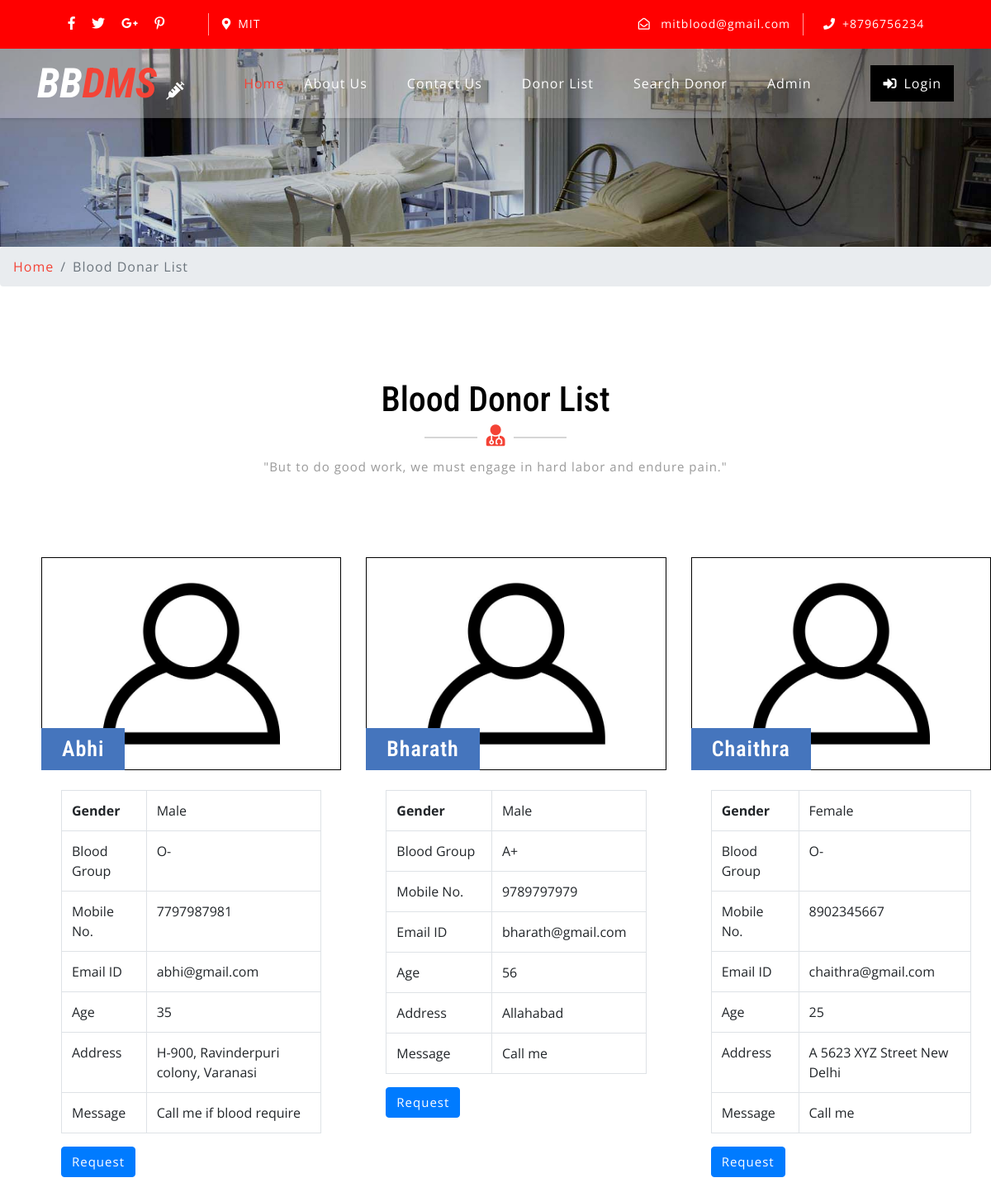
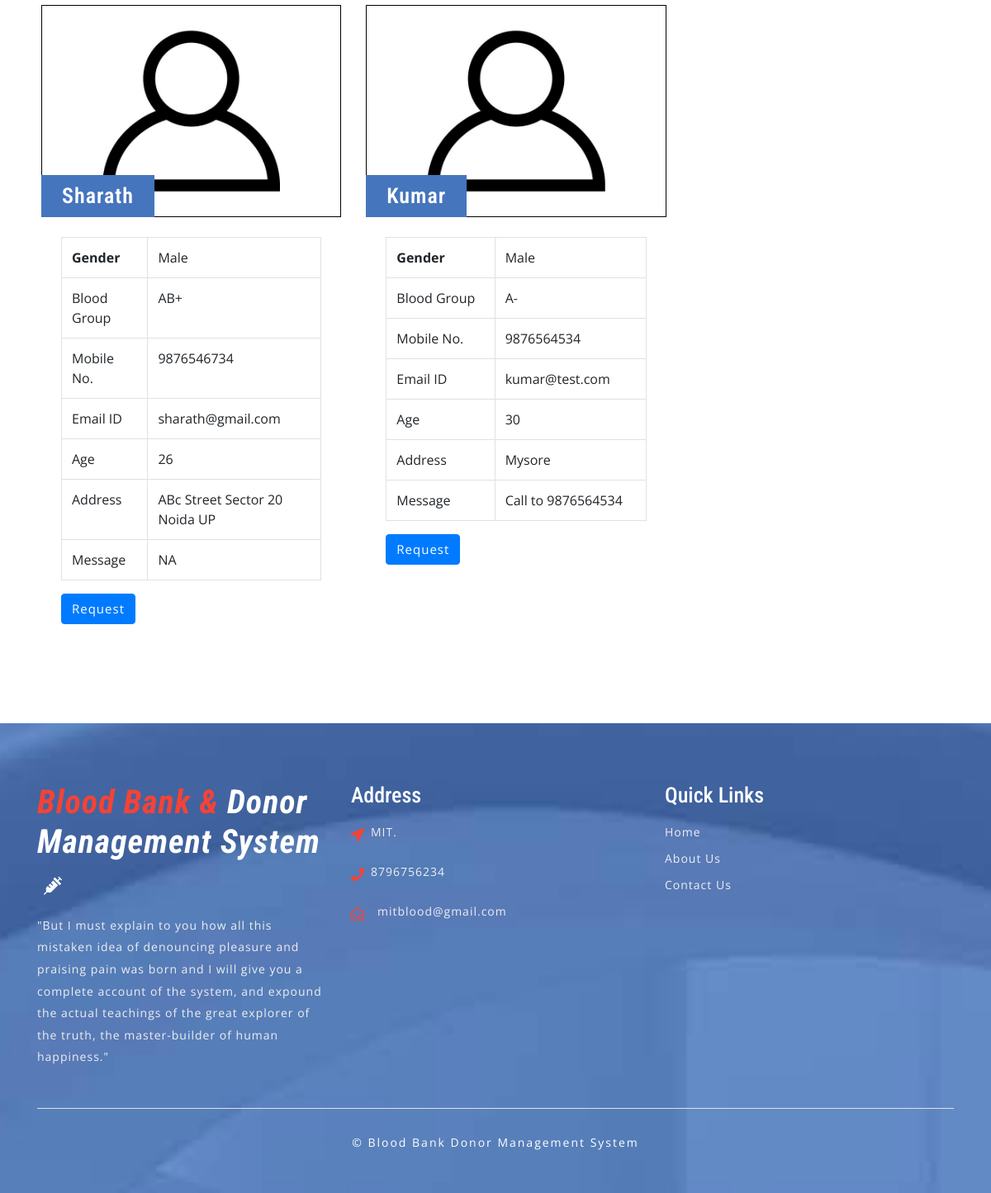
The app's page /bbdms/donor-list.php with its own data (2 pictures, top to bottom).
### tables this page shows
CREATE TABLE `tblcontactusinfo` (
  `id` int(11) NOT NULL,
  `Address` tinytext DEFAULT NULL,
  `EmailId` varchar(255) DEFAULT NULL,
  `ContactNo` char(11) DEFAULT NULL
);

CREATE TABLE `tblblooddonars` (
  `id` int(11) NOT NULL,
  `FullName` varchar(100) DEFAULT NULL,
  `MobileNumber` char(11) DEFAULT NULL,
  `EmailId` varchar(100) DEFAULT NULL,
  `Gender` varchar(20) DEFAULT NULL,
  `Age` int(11) DEFAULT NULL,
  `BloodGroup` varchar(20) DEFAULT NULL,
  `Address` varchar(255) DEFAULT NULL,
  `Message` mediumtext DEFAULT NULL,
  `PostingDate` timestamp NOT NULL DEFAULT current_timestamp(),
  `status` int(1) DEFAULT NULL,
  `Password` varchar(250) DEFAULT NULL
);

### bbdms/donor-list.php (the view, shortened to what this page needs)
<?php
include('includes/config.php');
?>
<!DOCTYPE html>
<html lang="zxx">
<head>
	<link rel="stylesheet" href="css/bootstrap.css">
	<link rel="stylesheet" href="css/style.css" type="text/css" media="all" />
	<link rel="stylesheet" href="css/fontawesome-all.css">
</head>
<body>
	<?php include('includes/header.php');?>
	<div class="inner-banner-w3ls">
	</div>
	<div class="breadcrumb-agile">
		<div aria-label="breadcrumb">
			<ol class="breadcrumb">
				<li class="breadcrumb-item">
					<a href="index.php">Home</a>
				</li>
				<li class="breadcrumb-item active" aria-current="page">Blood Donar List</li>
			</ol>
		</div>
	</div>
	<div class="agileits-contact py-5">
		<div class="py-xl-5 py-lg-3">
			<div class="w3ls-titles text-center mb-5">
				<h3 class="title">Blood Donor List</h3>
				<span>
					<i class="fas fa-user-md"></i>
				</span>
				<p class="mt-2">"But to do good work, we must engage in hard labor and endure pain."</p>
			</div>
			<div class="d-flex">
				<div class="row package-grids mt-5" style="padding-left: 50px;">
				<?php
$status=1;
$sql = "SELECT * from tblblooddonars where status=:status";
$query = $dbh -> prepare($sql);
$query->bindParam(':status',$status,PDO::PARAM_STR);
$query->execute();
$results=$query->fetchAll(PDO::FETCH_OBJ);
if($query->rowCount() > 0)
{
foreach($results as $result)
{ ?>
				<div class="col-md-4 pricing">
					<div class="price-top">
							<img src="images/blood-donor.jpg" alt="Blood Donot" style="border:1px #000 solid" class="img-fluid" />
						<h3><?php echo htmlentities($result->FullName);?>
						</h3>
					</div>
					<div class="price-bottom p-4">
<table class="table table-bordered">
    <tbody>
      <tr>
        <th>Gender</th>
        <td><?php echo htmlentities($result->Gender);?></td>
      </tr>
      <tr>
        <td>Blood Group</td>
        <td><?php echo htmlentities($result->BloodGroup);?></td>
      </tr>
      <tr>
        <td>Mobile No.</td>
        <td><?php echo htmlentities($result->MobileNumber);?></td>
      </tr>
         <tr>
        <td>Email ID</td>
        <td><?php echo htmlentities($result->EmailId);?></td>
      </tr>
               <tr>
        <td>Age</td>
        <td><?php echo htmlentities($result->Age);?></td>
      </tr>
        <tr>
        <td>Address</td>
        <td><?php echo htmlentities($result->Address);?></td>
      </tr>
<tr>
        <td>Message</td>
        <td><?php echo htmlentities($result->Message);?></td>
      </tr>
    </tbody>
</table>
<a class="btn btn-primary" style="color:#fff"  href="contact-blood.php?cid=<?php echo $result->id;?>">Request</a>
					</div>
				</div><br>
			<?php }} ?>
			</div>
			</div>
		</div>
	</div>
	<?php include('includes/footer.php');?>
</body>
</html>

### bbdms/includes/header.php (shortened to what this page needs)
    <header>
        <div class="top-bar py-3">
            <div class="container">
                <div class="row">
                    <div class="col-lg-7 top-social-agile">
                        <div class="row">
                            <ul class="col-lg-4 col-6 top-right-info text-center">
                                <li>
                                    <a href="#">
                                        <i class="fab fa-facebook-f"></i>
                                    </a>
                                </li>
                                <li class="mx-3">
                                    <a href="#">
                                        <i class="fab fa-twitter"></i>
                                    </a>
                                </li>
                                <li>
                                    <a href="#">
                                        <i class="fab fa-google-plus-g"></i>
                                    </a>
                                </li>
                                <li class="ml-3">
                                    <a href="#">
                                        <i class="fab fa-pinterest-p"></i>
                                    </a>
                                </li>
                            </ul><?php
$sql = "SELECT * from tblcontactusinfo";
$query = $dbh -> prepare($sql);
$query->execute();
$results=$query->fetchAll(PDO::FETCH_OBJ);
if($query->rowCount() > 0)
{
foreach($results as $result)
{ ?>
                            <div class="col-6 header-top_w3layouts pl-3 text-lg-left text-center">
                                <p class="text-white">
                                    <i class="fas fa-map-marker-alt mr-2"></i><?php  echo $result->Address; ?></p>
                            </div>
                        </div>
                    </div>
                    <div class="col-lg-5 top-social-agile text-lg-right text-center">
                        <div class="row">
                            <div class="col-lg-7 col-6 top-w3layouts">
                                <p class="text-white">
                                    <i class="far fa-envelope-open mr-2"></i>
                                    <a href="mailto:info@example.com" class="text-white"><?php  echo $result->EmailId; ?></a>
                                </p>
                            </div>
                            <div class="col-lg-5 col-6 header-w3layouts pl-4 text-lg-left">
                                <p class="text-white">
                                    <i class="fas fa-phone mr-2"></i>+<?php  echo $result->ContactNo; ?></p>
                            </div>
                        </div><?php } } ?>
                    </div>
                </div>
            </div>
        </div>
    </header>
    <div id="home">
        <div class="main-top py-1">
            <nav class="navbar navbar-expand-lg navbar-light fixed-navi">
                <div class="container">
                    <h1>
                        <a class="navbar-brand font-weight-bold font-italic" href="index.php">
                            <span>BB</span>DMS
                            <i class="fas fa-syringe"></i>
                        </a>
                    </h1>
                    <div class="collapse navbar-collapse text-center" id="navbarSupportedContent">
                        <ul class="navbar-nav ml-lg-auto">
                            <li class="nav-item active mt-lg-0 mt-3">
                                <a class="nav-link" href="index.php">Home
                                </a>
                            </li>
                            <li class="nav-item mx-lg-4 my-lg-0 my-3">
                                <a class="nav-link" href="about.php">About Us</a>
                            </li>
                            <li class="nav-item mx-lg-4 my-lg-0 my-3">
                                <a class="nav-link" href="contact.php">Contact Us</a>
                            </li>
                            <li class="nav-item mx-lg-4 my-lg-0 my-3">
                                <a class="nav-link" href="donor-list.php">Donor List</a>
                            </li>
                            <li class="nav-item mx-lg-4 my-lg-0 my-3">
                                <a class="nav-link" href="search-donor.php">Search Donor</a>
                            </li>
                            <?php if (strlen($_SESSION['bbdmsdid']==0)) {?>
                            <li class="nav-item mx-lg-4 my-lg-0 my-3">
                                <a class="nav-link" href="admin/index.php">Admin</a>
                            </li>
                        </ul>
                        <a href="login.php" class="login-button ml-lg-5 mt-lg-0 mt-4 mb-lg-0 mb-3" >
                            <i class="fas fa-sign-in-alt mr-2"></i>Login</a><?php } ?>
                    </div>
                </div>
            </nav>
        </div>
    </div>

### bbdms/includes/footer.php (shortened to what this page needs)
<footer>
    <div class="w3ls-footer-grids pt-sm-4 pt-3">
      <div class="container py-xl-5 py-lg-3">
        <div class="row">
          <div class="col-md-4 w3l-footer">
            <h2 class="mb-sm-3 mb-2">
              <a href="index.php" class="text-white font-italic font-weight-bold">
                <span>Blood Bank & </span>Donor Management System
                <i class="fas fa-syringe ml-2"></i>
              </a>
            </h2>
            <p>"But I must explain to you how all this mistaken idea of denouncing pleasure and praising pain was born and I will give you a complete account of the system, and expound the actual teachings of the great explorer of the truth, the master-builder of human happiness."</p>
          </div>
          <div class="col-md-4 w3l-footer my-md-0 my-4">
            <h3 class="mb-sm-3 mb-2 text-white">Address</h3>
            <ul class="list-unstyled">
              <?php
$sql = "SELECT * from tblcontactusinfo";
$query = $dbh -> prepare($sql);
$query->execute();
$results=$query->fetchAll(PDO::FETCH_OBJ);
if($query->rowCount() > 0)
{
foreach($results as $result)
{ ?>
              <li>
                <i class="fas fa-location-arrow float-left"></i>
                <p class="ml-4">
                  <span><?php  echo $result->Address; ?>. </p>
                <div class="clearfix"></div>
              </li>
              <li class="my-3">
                <i class="fas fa-phone float-left"></i>
                <p class="ml-4"><?php  echo $result->ContactNo; ?></p>
                <div class="clearfix"></div>
              </li>
              <li>
                <i class="far fa-envelope-open float-left"></i>
                <a href="mailto:info@example.com" class="ml-3"><?php  echo $result->EmailId; ?></a>
                <div class="clearfix"></div>
              </li>
            <?php } } ?></ul>
          </div>
          <div class="col-md-4 w3l-footer">
            <h3 class="mb-sm-3 mb-2 text-white">Quick Links</h3>
            <div class="nav-w3-l">
              <ul class="list-unstyled">
                <li>
                  <a href="index.php">Home</a>
                </li>
                <li class="mt-2">
                  <a href="about.php">About Us</a>
                </li>
                <li class="mt-2">
                  <a href="contact.php">Contact Us</a>
                </li>
              </ul>
            </div>
          </div>
        </div>
        <div class="border-top mt-5 pt-lg-4 pt-3 pb-lg-0 pb-3 text-center">
          <p class="copy-right-grids mt-lg-1">©  Blood Bank Donor Management System
          </p>
        </div>
      </div>
    </div>
  </footer>

### bbdms/css/style.css (style rules this page uses)
body { padding: 0; margin: 0; background: #FFF; font-family: 'Open Sans', sans-serif; }
body a { transition: 0.5s all; -webkit-transition: 0.5s all; -moz-transition: 0.5s all; -o-transition: 0.5s all; -ms-transition: 0.5s all; text-decoration: none; }
h1, h2, h3, h4, h5, h6 { margin: 0; padding: 0; font-family: 'Roboto Condensed', sans-serif; }
p { margin: 0; padding: 0; font-family: 'Open Sans', sans-serif; font-size: 15px; letter-spacing: 1px; line-height: 1.9; color: #999; }
ul, ol { margin: 0; padding: 0; }
.top-bar { background: red; }
.top-right-info li i { color: #fff; transition: 0.5s all; -webkit-transition: 0.5s all; -moz-transition: 0.5s all; -o-transition: 0.5s all; -ms-transition: 0.5s all; }
.top-right-info li { display: inline-block; }
.header-top_w3layouts p, .header-w3layouts p, .top-w3layouts p { font-size: 14px; }
.header-top_w3layouts, .header-w3layouts { border-left: 1px solid rgba(255, 255, 255, 0.63); }
div#home { position: relative; }
.main-top { position: absolute; z-index: 999; width: 100%; background: rgba(255, 255, 255, 0.26); box-shadow: 0 2px 3px 0 rgba(0, 0, 0, 0.1); -webkit-transition: background-color .1s ease-in-out; -moz-transition: background-color .1s ease-in-out; -ms-transition: background-color .1s ease-in-out; -o-transition: background-color .1s ease-in-out; transition: background-color .1s ease-in-out; }
.navbar-light .navbar-nav .nav-link { padding: 0; color: #fff; background: transparent; font-size: 16px; letter-spacing: 1px; }
.navbar-light .navbar-nav .show>.nav-link, .navbar-light .navbar-nav .active>.nav-link, .navbar-light .navbar-nav .nav-link.show, .navbar-light .navbar-nav .nav-link.active, .navbar-light .navbar-nav .nav-link:hover, .navbar-light .navbar-nav .nav-link:focus { color: #f44336; }
nav.fixed-navi ul { list-style: none; margin: 0; padding: 0; }
nav.fixed-navi ul li { float: left; }
a.navbar-brand { color: #f44336; font-size: 50px; padding: 0; }
.navbar-light .navbar-brand, .navbar-light .navbar-brand:hover, .navbar-light .navbar-brand:focus, .w3l-footer h2 a span { color: #f44336; }
a.navbar-brand span { color: #fff; }
a.navbar-brand i, .w3l-footer h2 a i { color: #fff; font-size: 22px; }
a.login-button { color: #fff; letter-spacing: 1px; font-size: 16px; padding: 10px 15px; background: #000; display: inline-block; }
h3.title { color: #000; font-size: 42px; }
.w3ls-titles span { position: relative; }
.w3ls-titles span:before { content: " "; background: #d6d6d6; width: 64px; height: 2px; position: absolute; top: 9px; left: -75px; }
.w3ls-titles span:after { content: " "; background: #d6d6d6; width: 64px; height: 2px; position: absolute; top: 9px; right: -75px; }
.w3ls-titles i { color: #f44336; font-size: 26px; margin-top: 5px; }
.pricing { -webkit-transition: all 0.5s; -moz-transition: all 0.5s; -o-transition: all 0.5s; -ms-transition: all 0.5s; transition: all 0.5s; }
.price-top { position: relative; }
.price-top h3 { font-size: 26px; color: #fff; position: absolute; background: #4575bd; padding: 10px 25px; bottom: 0; letter-spacing: 1px; text-align: center; font-weight: 600; }
.price-bottom { background: #fff; }
.price-bottom a { color: #999; letter-spacing: 1px; font-size: 15px; }
footer { background: url(../images/bg3.jpg) no-repeat center fixed; background-size: cover; -webkit-background-size: cover; -moz-background-size: cover; -o-background-size: cover; -moz-background-size: cover; }
.w3l-footer h2 a { font-size: 40px; letter-spacing: 1px; }
.w3l-footer h3 { font-size: 26px; }
.w3l-footer p, .w3l-footer p a, .w3l-footer ul li a { font-size: 14px; color: #efefef; letter-spacing: 1px; }
.w3l-footer ul li i { color: #f44336; line-height: 2; }
p.copy-right-grids { font-size: 14px; color: #fff; letter-spacing: 2px; }
.inner-banner-w3ls { background: url(../images/banner3.jpg) no-repeat center; background-size: cover; -webkit-background-size: cover; -moz-background-size: cover; -o-background-size: cover; -moz-background-size: cover; height: 20vw; }
.breadcrumb li a { color: #f44336; }
.breadcrumb li { letter-spacing: 1px; color: #000; }

### records on screen
tblcontactusinfo: Address "MIT", EmailId "mitblood@gmail.com", ContactNo "8796756234"
tblblooddonars: FullName "Abhi", Gender "Male", BloodGroup "O-", MobileNumber "7797987981", EmailId "abhi@gmail.com", Age "35", Address "H-900, Ravinderpuri colony, Varanasi", Message "Call me if blood require"
tblblooddonars: FullName "Bharath", Gender "Male", BloodGroup "A+", MobileNumber "9789797979", EmailId "bharath@gmail.com", Age "56", Address "Allahabad", Message "Call me"
tblblooddonars: FullName "Chaithra", Gender "Female", BloodGroup "O-", MobileNumber "8902345667", EmailId "chaithra@gmail.com", Age "25", Address "A 5623 XYZ Street New Delhi", Message "Call me"
tblblooddonars: FullName "Sharath", Gender "Male", BloodGroup "AB+", MobileNumber "9876546734", EmailId "sharath@gmail.com", Age "26", Address "ABc Street Sector 20 Noida UP", Message "NA"
tblblooddonars: FullName "Kumar", Gender "Male", BloodGroup "A-", MobileNumber "9876564534", EmailId "kumar@test.com", Age "30", Address "Mysore", Message "Call to 9876564534"
